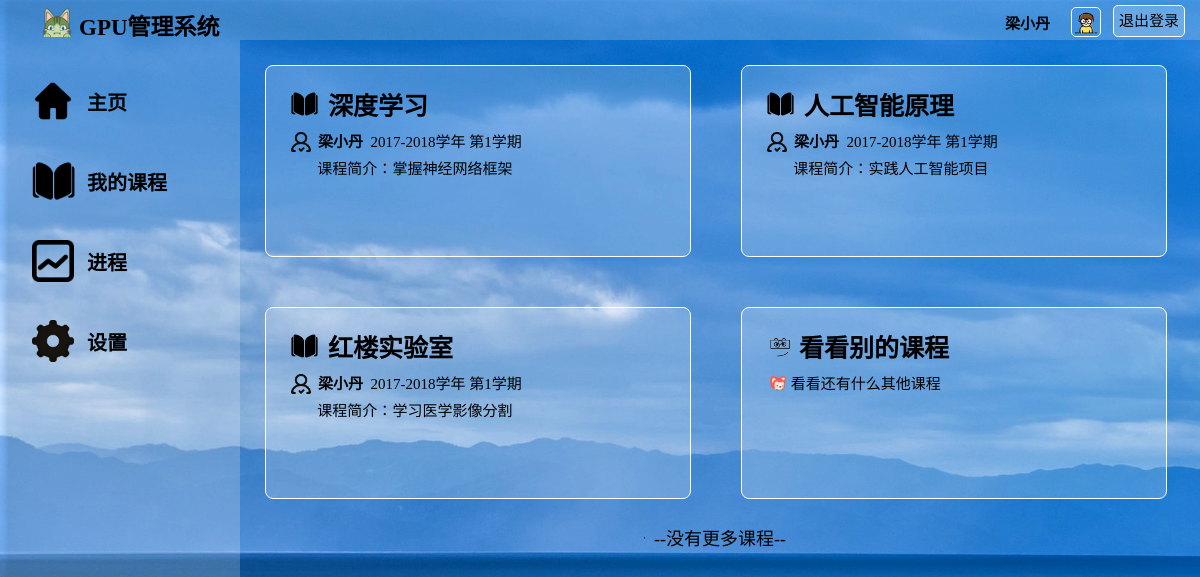
The app's page /my_courses/ (signed in), older data.
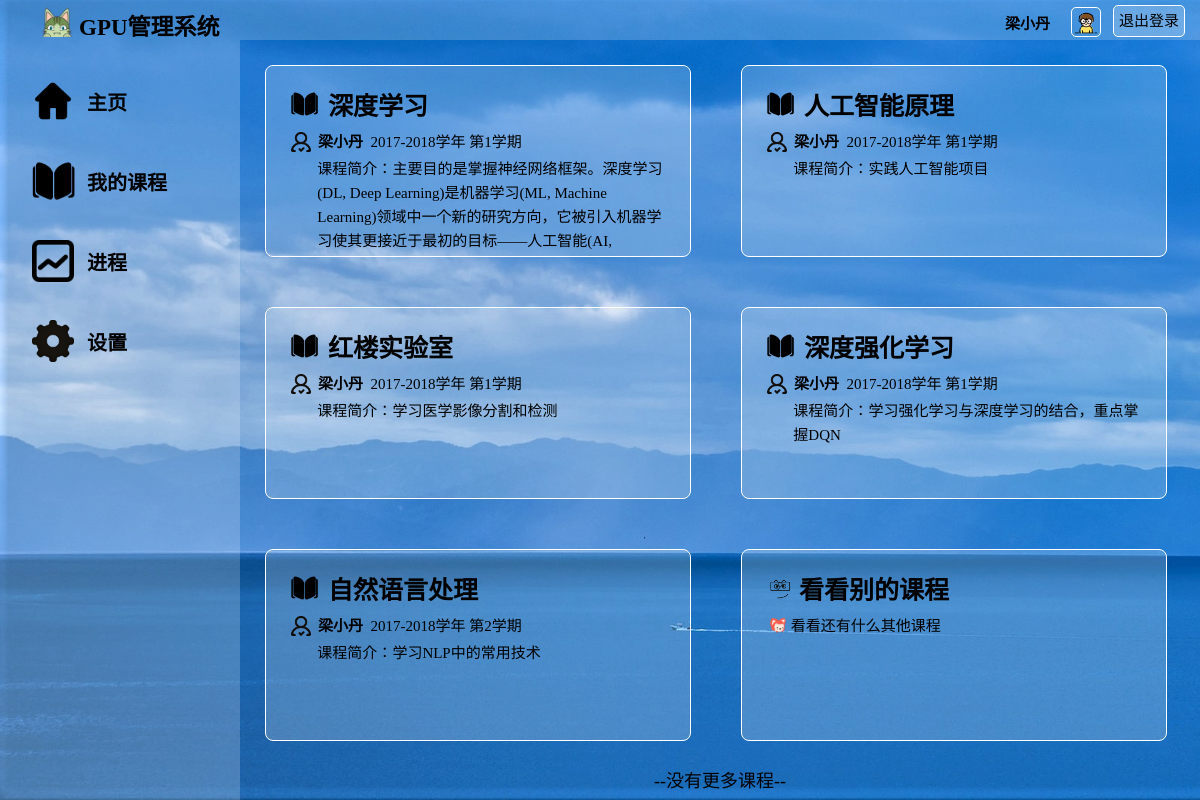
The same page, newer data.
### watchlist/models.py (models this page shows)
class Course(db.Model):
    __tablename__ = 'Course'
    id = db.Column(db.Integer, primary_key=True)  # id（主键）
    name = db.Column(db.String(50))               # 课程名称
    teacher = db.Column(db.String(50))            # 任课老师
    time = db.Column(db.String(50))               # 授课时间（学年、学期）
    info = db.Column(db.String(300))              # 课程其他信息
    course_name = db.Column(db.String(50), db.ForeignKey('Course.name'))  # 用户对应的课程
    gpu_name = db.Column(db.String(50), db.ForeignKey('GPU.name'))  # 存储用户名（记得包括老师本人）
    pic_path = db.Column(db.String(128), default="/static/pic/course_logo.png") # 课程头像

### watchlist/views.py (the view)
@app.route('/my_courses/', methods=['GET', 'POST'])
@login_required
def my_courses():
    courses = Course.query.all()
    relations = Relation.query.filter_by(user_name=current_user.username).all()
    return render_template('my_courses.html', courses=courses, relations=relations)

### watchlist/__init__.py (called while the page is built)
@login_manager.user_loader
def load_user(user_id):
    from watchlist.models import User
    user = User.query.get(int(user_id))
    return user

@app.context_processor
def inject_user():
    from watchlist.models import User
    user = User.query.first()
    return dict(user=user)

### watchlist/templates/my_courses.html (shortened to what this page needs)
<!DOCTYPE html>
<html lang="en">
<head>
	<link rel="stylesheet" href="/static/style_student.css" />
</head>
<body>
	<div id="container">
		<div id="header" >
			<div id="logo">
	            <img src="/static/pic/logo.png" alt="">
	            <span>GPU管理系统</span>
	        </div>
			<div id="other">
				<form form method="POST" action="/logout/">
					<a id="login_out" href="/logout/" class="button">退出登录</a>
					<div id="user_img">
						<img src="{{ current_user.pic_path }}" alt="image">
					</div>
					<div id="user_name">
						<span>{{ current_user.username }}</span>
					</div>
				</form>
			</div>
		</div>
		<div id="main">
			<div id="aside">
				<br>
				<div id="Home Page">
					<div class="asidepic">
						<img src="/static/pic/home.png" alt="">
					</div>
					<div class="asidechoices">
						<a href="/index/">主页</a>
					</div>
				</div>
				<div id="My courses">
					<div class="asidepic">
						<img src="/static/pic/courses.png" alt="">
					</div>
					<div class="asidechoices">
						<a href="/my_courses/">我的课程</a>
					</div>
				</div>
				<div id="Process">
					<div class="asidepic">
						<img src="/static/pic/process.png" alt="">
					</div>
					<div class="asidechoices">
						<a href="/process/">进程</a>
					</div>
				</div>
				<div id="Settings">
					<div class="asidepic">
						<img src="/static/pic/settings.png" alt="">
					</div>
					<div class="asidechoices">
						<a href="/settings/">设置</a>
					</div>
				</div>
			</div>
			<div id="content">
				{% for r in relations %}
				{% for c in courses %}
				{% if c['name'] == r['course_name'] %}
				<div id="程序设计" class="index_box">
					<a href="/my_courses/all_courses/{{ c['id'] }}/">
						<div class="index_img">
							<img src="/static/pic/courses.png" alt="">
						</div>
						{{ c['name'] }}
					</a>
					<div id="程序设计info" class="information">
						<div id="teacherpic" class="teacherpic">
							<img src="/static/pic/teacher.png" alt="">
						</div>
						<strong id="程序设计teacher">{{ c['teacher'] }}&nbsp</strong>
						<span id="程序设计term">{{ c['time'] }}</span>
						<div class="courseintro">
							<p>课程简介：{{ c['info'] }}</p>
						</div>
					</div>
				</div>
				{% endif %}
				{% endfor %}
				{% endfor %}
				<div id="add" class="index_box">
					<a href="/my_courses/all_courses/">
						<div class="index_img">
							<img src="/static/pic/look.png" alt="">
						</div>
						<p>看看别的课程</p>
					</a>
					<div id="xxxinfo" class="information">
						<div class="index_img" style="margin-top:-2px;">
							<img src="/static/pic/look_.png" alt="">
						</div>
						<p>看看还有什么其他课程</p>
					</div>
				</div>
				<p style="clear:both;" class="index_box_no">--没有更多课程--</p>
			</div>
		</div>
</body>
</html>

Row changes from the older to the newer data that the page shows:
changed Course "深度学习": info "掌握神经网络框架" → "主要目的是掌握神经网络框架。深度学习(DL, Deep Learning)是机器学习(ML, Machine Learning)领域中一个新的研究方向，它被引入机器学习使其更接近于最初的目标——人工智能(AI,…"
changed Course "红楼实验室": info "学习医学影像分割" → "学习医学影像分割和检测"
added Course: name "深度强化学习", teacher "梁小丹", time "2017-2018学年 第1学期", info "学习强化学习与深度学习的结合，重点掌握DQN"
added Course: name "自然语言处理", teacher "梁小丹", time "2017-2018学年 第2学期", info "学习NLP中的常用技术"
